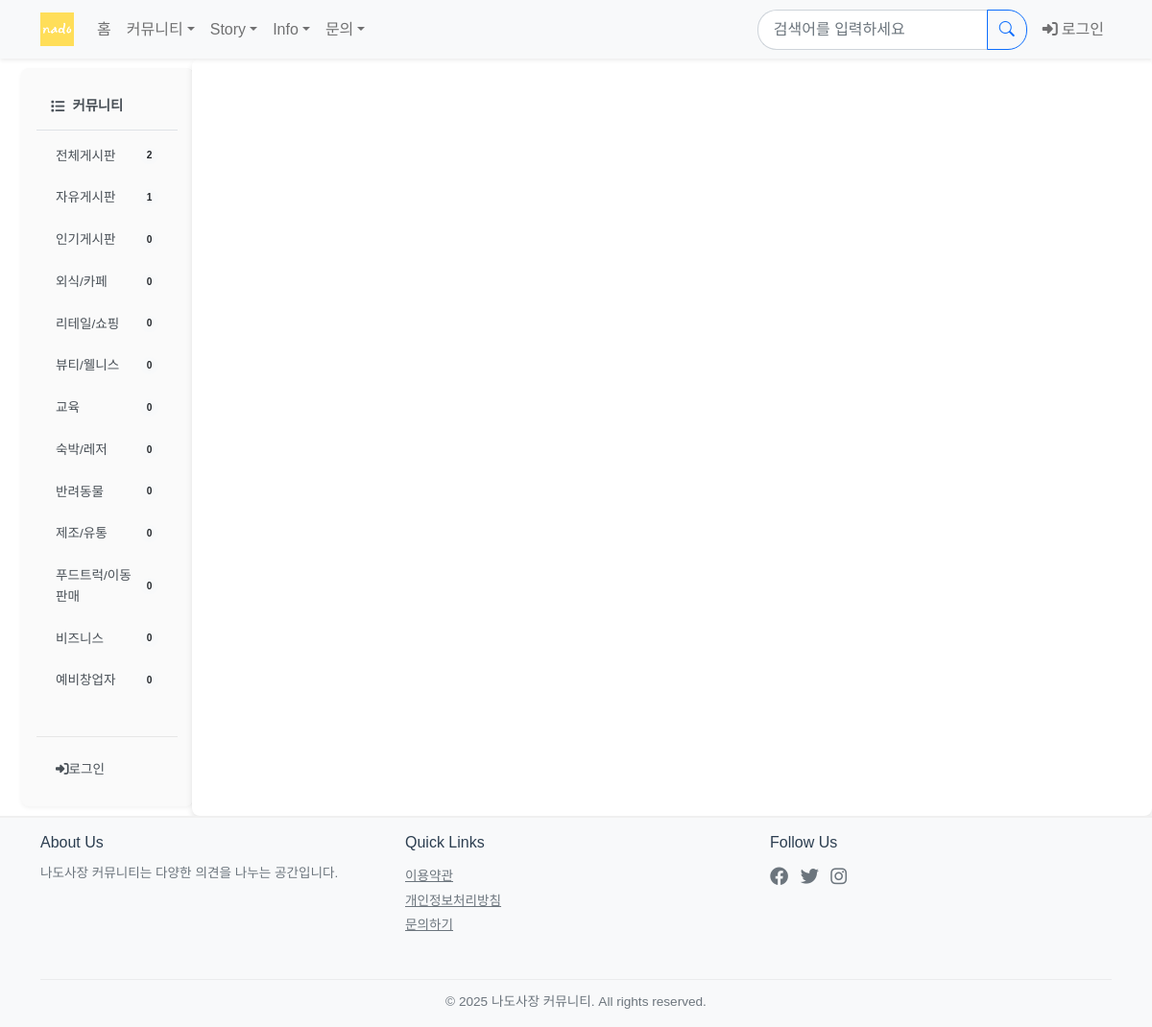
The app's page /board/using_rule/ with its own data.
### board/models.py (models this page shows, shortened)
class Category(models.Model):
    TYPE_CHOICES = (
        ('board', '글게시판'),
        ('story', '이야기게시판'),
        ('advertise','광고게시판'),
        ('info','정보게시판')
    )
    name = models.CharField(max_length=50, unique=True)
    slug = models.SlugField(max_length=200, unique=True)
    description = models.TextField(blank=True)
    order = models.IntegerField(default=0)
    is_active = models.BooleanField(default=True)
    is_business = models.BooleanField(default=False)  # 사업 분야 대분류에 해당. profile, 회원가입에 사용됨.
    type = models.CharField(max_length=10, choices=TYPE_CHOICES, default='board')
    created_at = models.DateTimeField(auto_now_add=True)

### board/views/base_views.py (the view)
# urls.py: path('using_rule/',base_views.using_rule,name='using_rule'),
def using_rule(request):
    return render(request,'board/using_rule.html')

### board/context_processors.py (called while the page is built)
def categories(request):
    return {
        'categories' : Category.objects.filter(is_active = True).order_by('order')
    }

def board_categories(request):
    board_categories = Category.objects.filter(is_active=True,type='board')
    return {
        'board_categories' : Category.objects.filter(is_active=True,type='board').order_by('order'),
        'board_Q_count' : Question.objects.filter(category__in=board_categories).count(),
        'user_count' : CustomUser.objects.filter(is_active=True).count()
            }

def board_business_categories(request):
    return {
        'business_categories' : Category.objects.filter(is_active=True,type='board',is_business=True).order_by('order'),
        'nonbusiness_categories' : Category.objects.filter(is_active=True,type='board',is_business=False).order_by('order')
            }

def each_categories(request):
    return {
        'story_categories' : Category.objects.filter(is_active=True,type='story').order_by('order'),
        'info_categories' : Category.objects.filter(is_active=True,type='info').order_by('order') ,
        'advertise_categories' : Category.objects.filter(is_active=True,type='advertise').order_by('order')
    }

### templates/board/using_rule.html (shortened to what this page needs)
<!DOCTYPE html>
<html lang="ko">
<head>
</head>
<body>
    {% extends "base.html" %}
    {% block content %}
    <div id="markdown-container" class="markdown-content"></div>
    {% endblock %}

### templates/_sidebar.html
<div class="col-md-2 p-0">
    <div class="sidebar">
        <div class="nav flex-column">
            {% if category or current_type %}
            {% if request.session.last_visited_type %}
            <h6 class="sidebar-heading d-flex align-items-center">
                {% if request.session.last_visited_type == 'board' %}
                    <i class="fas fa-list me-2"></i>커뮤니티
                {% elif request.session.last_visited_type == 'story' %}
                    <i class="fas fa-book me-2"></i>이야기 게시판
                {% elif request.session.last_visited_type == 'advertise' %}
                    <i class="fas fa-ad me-2"></i>광고 게시판
                {% endif %}
            </h6>
            <div class="nav flex-column mb-4">
                {% for cat in categories %}
                    {% if cat.type == request.session.last_visited_type %}
                    <li class="nav-item">
                    <a class="nav-link {% if current_category == cat.slug %}active{% endif %}"
                        href="{% url 'board:category_questions' cat.slug %}">
                        <div class="d-flex justify-content-between align-items-center">
                            <span>{{ cat.name }}</span>
                            <small class="badge rounded-pill bg-light text-dark">
                                {% if cat.slug != 'all' %}
                                {{ cat.questions.count }}
                                {% else %}
                                {{board_Q_count}}
                                {% endif %}
                            </small>
                        </div>
                    </a>
                    </li>
                    {% endif %}
                {% endfor %}
            </div>
            {% endif %}
            {% else %}
            <h6 class="sidebar-heading d-flex align-items-center">
                <i class="fas fa-list me-2"></i>커뮤니티
            </h6>
            <div class="nav flex-column mb-4">
                {% for cat in board_categories %}
                <li class="nav-item">
                    <a class="nav-link" href="{% url 'board:category_questions' cat.slug %}">
                        <div class="d-flex justify-content-between align-items-center">
                            <span>{{ cat.name }}</span>
                            <small class="badge rounded-pill bg-light text-dark">
                                {% if cat.slug != 'all' %}
                                {{ cat.questions.count }}
                                {% else %}
                                {{board_Q_count}}
                                {% endif %}
                            </small>
                        </div>
                    </a>
                </li>
                {% endfor %}
            </div>
            {% endif %}
            <hr class="sidebar-divider">
            {% if user.is_authenticated %}
            <li class="nav-item">
                <a href="{%url 'common:delete_account'%}" class="nav-link text-danger" onclick="return confirm('정말로 회원탈퇴 페이지로 이동하시겠습니까?');">
                    <i class="fas fa-user-times"></i>회원탈퇴
                </a>
            </li>
            <li class="nav-item">
                <a href="{% url 'common:logout'%}" class="nav-link">
                    <i class="fas fa-sign-out-alt"></i> 로그아웃
                </a>
            </li>
            {% else %}
            <li class="nav-item">
                <a href="{% url 'common:login'%}" class="nav-link">
                    <i class="fas fa-sign-in-alt"></i>로그인
                </a>
            </li>
            {% endif %}
        </div>
    </div>
</div>

### static/style.css (style rules this page uses)
:root { --sidebar-width: 240px; --primary-color: #2C3E50; --hover-color: #f8f9fa; --active-color: #e9ecef; }
.sidebar { width: 180px; background-color: #f8f9fa; border-radius: 8px; margin: 10px; box-shadow: 0 2px 4px rgba(0,0,0,0.05); }
.sidebar .nav-link { color: #495057; font-size: 0.85rem; padding: 8px 15px; margin: 3px 5px; border-radius: 5px; transition: all 0.2s ease; }
.sidebar-heading { color: #495057; font-size: 0.9rem; font-weight: 600; padding: 15px; margin-bottom: 5px; border-bottom: 1px solid #dee2e6; }
.nav-link { font-weight: 500; }

### templates/board/using_rule.html (style rules this page uses)
.markdown-content { max-width: 800px; margin: 0 auto; padding: 20px; font-family: Arial, sans-serif; line-height: 1.6; }

### templates/base.html (style rules this page uses)
body { font-family: 'Noto Sans KR', sans-serif; line-height: 1.6; color: #333; }
.sidebar { background-color: #fafafa; border-right: 1px solid #f0f0f0; padding: 1rem; }
hr { margin: 0.75rem 0; opacity: 0.1; }

### records on screen
Category: name "전체게시판", board_Q_count "2"
Category: name "자유게시판", questions.count "1"
Category: name "인기게시판", questions.count "0"
Category: name "외식/카페", questions.count "0"
Category: name "리테일/쇼핑", questions.count "0"
Category: name "뷰티/웰니스", questions.count "0"
Category: name "교육", questions.count "0"
Category: name "숙박/레저", questions.count "0"
Category: name "반려동물", questions.count "0"
Category: name "제조/유통", questions.count "0"
Category: name "푸드트럭/이동판매", questions.count "0"
Category: name "비즈니스", questions.count "0"
Category: name "예비창업자", questions.count "0"
